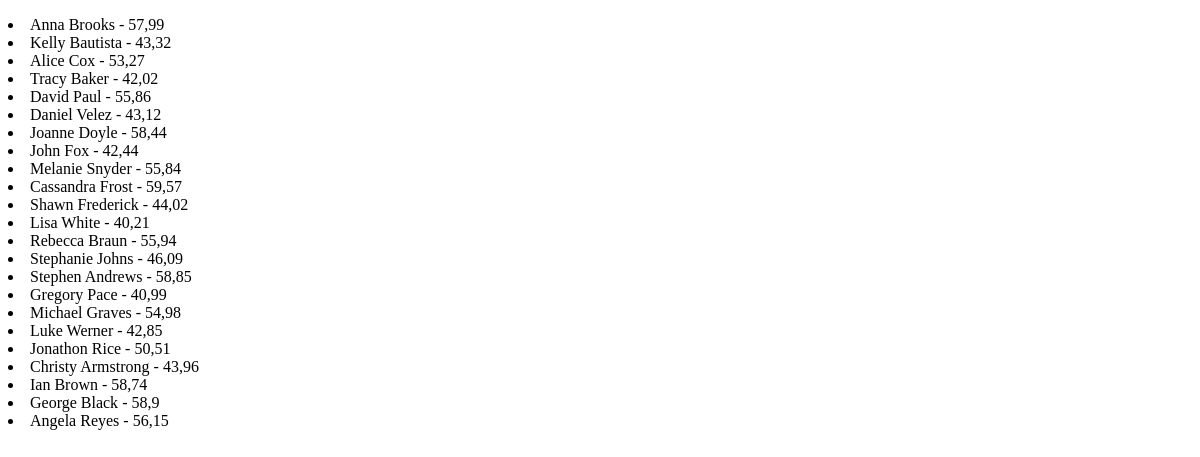
The page /products/testing on the database as committed earlier.
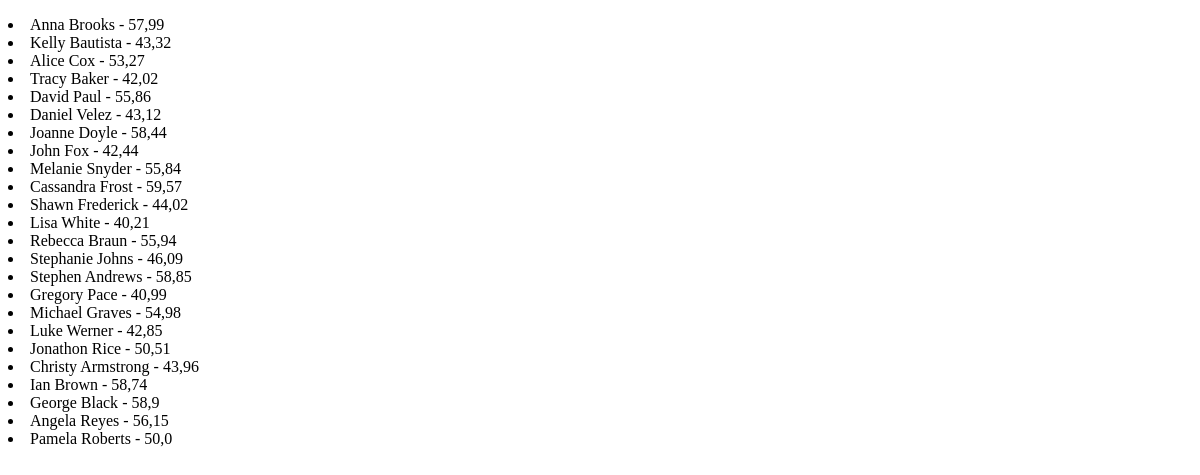
The same page on the database as committed later.
### products/models.py (models this page shows, shortened)
class Product(models.Model):
    PRODUCT_FLAG = (
        ("New", "New"),
        ("Feature","Feature"),
        ("Sale", "Sale")
    )
    name = models.CharField(_("Name"), max_length=100)
    sku = models.IntegerField(_("sku"))
    subtitle = models.CharField(_("Subtitle"), max_length=300)
    desc = models.TextField(_("Description"), max_length=10000)
    flag = models.CharField(_("Flag"), max_length=10, choices=PRODUCT_FLAG)
    price = models.FloatField(_("Price"))
    image = models.ImageField(_("Image"), upload_to = 'product')
    tags = TaggableManager()
    category = models.ForeignKey("Category", verbose_name=_("Category"), related_name="product_category", on_delete=models.SET_NULL, blank=True, null=True)
    brand = models.ForeignKey("Brand", verbose_name=_("Brand"), related_name="product_brand", on_delete=models.SET_NULL, blank=True, null=True)
    video_url = models.URLField(null=True, blank=True, verbose_name=_("Video"))
    quantity = models.IntegerField(default=50)
    objects = ProductManager()
    def __str__(self):
        return self.name

### products/views.py (the view)
# urls.py: path("testing", post_list),
def post_list(request):
    objects = Product.objects.price_range(40, 60)
    print(objects)
    return render(request, 'products/test_list.html', {'products': objects})

### accounts/user_context_processor.py (called while the page is built)
def get_profile(request):
    if request.user.is_authenticated:
        profile = Profile.objects.get(user=request.user)
        return {'user_profile':profile}
    else:
        return {}

### products/models.py (called while the page is built)
    def price_range(self, start,end):
        return self.filter(price__range=(start,end))

### products/templates/products/test_list.html (shortened to what this page needs)
<!DOCTYPE html>
<html lang="en">
<head>
</head>
<body>
</body>
</html>
{% for product in products %}
    <li>{{ product}} - {{product.price}}
    </li>
{% endfor %}

Rows that differ between the two databases and show on the page:
now on this page (row edited): Product: name "Pamela Roberts", price "50,0"
